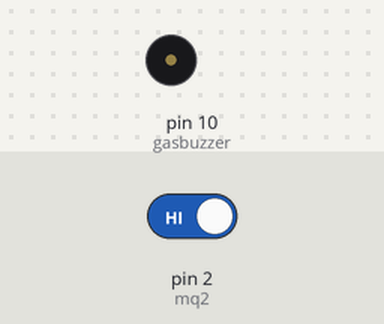
This sketch was run on a simulated Arduino Uno, built with avr-gcc and run on an emulated ATmega328P. Parts: buzzer (waves = sounding, pin HIGH). Inputs (shaded band) come from the test bench; at power-on: pin 2 (mq2) HIGH. What the sketch prints to the serial monitor is not drawn.

Above: at 1.2 s.
1.3 s: pin 2 (mq2) driven LOW
At 2.5 s:
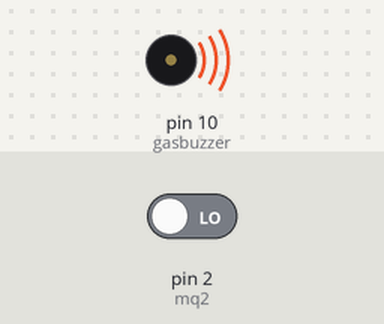
2.8 s: pin 2 (mq2) driven HIGH
At 4.0 s:
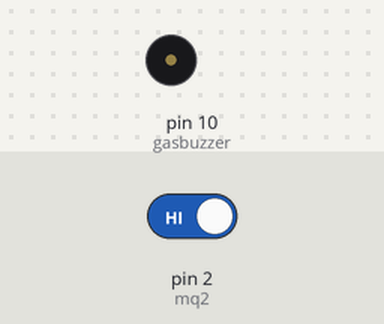
Timing chart, 0 to 5.8 s (numbered marks = the images above; inputs shaded):
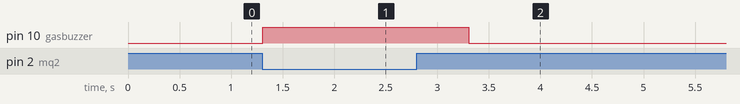

The sketch:

mq2___buzzer.ino
```cpp
  int mq2 =2;
int gasbuzzer = 10;

void setup() {
  // put your setup code here, to run once:
  Serial.begin(9600);
  pinMode(mq2,INPUT);
  pinMode(gasbuzzer,OUTPUT);

}

void loop() {

int gas=digitalRead(2);
Serial.println(gas);
if(gas==0)
{
  digitalWrite(gasbuzzer,HIGH);
  delay(1000);
  }
  else
  {

  digitalWrite(gasbuzzer,LOW);
    }
}
```

Measured:
- after the input at 1.3 s, pin 10 (gasbuzzer): LOW → HIGH at once
- after the input at 2.8 s, pin 10 (gasbuzzer): HIGH → LOW after 0.51 s
